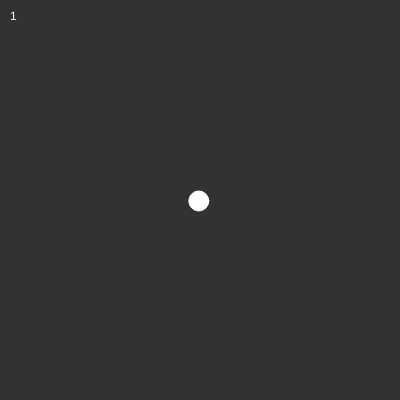
Frame 1 (no input)
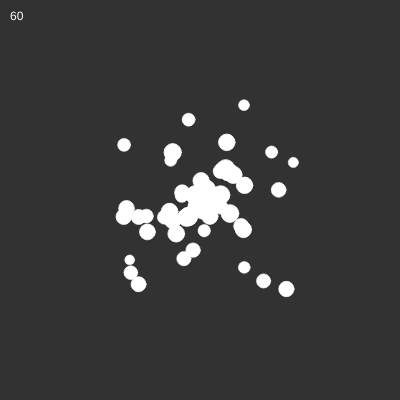
Frame 60 (no input)
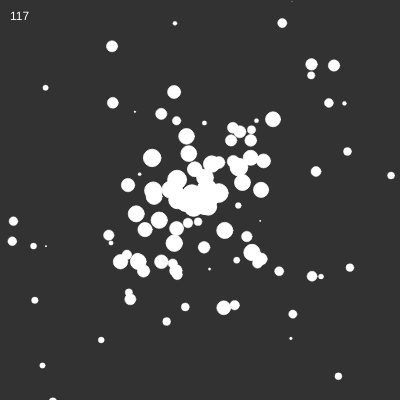
Frame 120 (the mouse pressed at the canvas centre since frame 60)

The p5.js sketch that drew these frames (run headless with seeded random() and noise() and a simulated clock; from frame 60 on, the mouse is pressed at the canvas centre):

// p5.js sketch
// ── sketch.js
let particles = [];


function setup() {
  createCanvas(400, 400);
  background(50);
}

function draw() {
  background(50);

  // generate particles
  let p = new Particle(width/2, height/2, 10);
  p.velocity( random(-2,2), random(-2,2) );
  particles.push( p );

  // update & display
  for (let i=0; i<particles.length; i++) {
    let p = particles[i];
    p.update();
    p.display();
    p.live();
  }

  // limit
  while (particles.length > 300) {
    particles.splice(0, 1); //(index, howMany)
  }

  // remove if it's done!
  for (let i=particles.length-1; i >= 0; i--) {
    let p = particles[i];
    if (p.isDone) {
      particles.splice(i, 1);
    }
  }

  // display the number of partiicles
  fill(255);
  text(particles.length, 10, 20);
}


class Particle {
  constructor(x, y, m) {
    this.pos = createVector(x, y);
    this.vel = createVector();
    this.acc = createVector();
    //
    this.mass = m;
    this.rad = this.mass * 1.0;
    //
    this.lifespan = 1.0; // 100%
    this.lifeReduction = random(0.005, 0.010);
    this.isDone = false;
  }
  position(x, y) {
    this.pos = createVector(x, y);
    return this;
  }
  velocity(x, y) {
    this.vel = createVector(x, y);
    return this;
  }
  setMass( m ) {
    this.mass = m;
    this.rad = this.mass * 1.0;
    return this;
  }
  update() {
    this.vel.add(this.acc);
    this.pos.add(this.vel);
    this.acc.mult(0);
    //this.rad = this.mass * 1.0;
  }
  live() {
    this.lifespan -= this.lifeReduction;
    this.lifespan = constrain(this.lifespan, 0.0, 1.0);
    if (this.lifespan <= 0.0) {
      this.isDone = true;
    }
  }
  display() {
    push();
    translate(this.pos.x, this.pos.y);
    scale(this.lifespan);
    stroke(255);
    fill(255);
    ellipse(0, 0, this.rad*2, this.rad*2);
    pop();
  }
}











// :D
